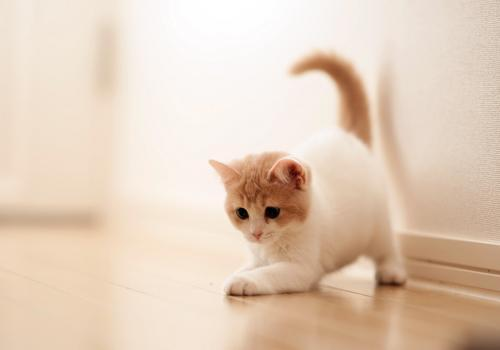
#> input picture Modules/Pillow/cat.jpg, 500 x 350 px
$ python multiple.py
#> lines starting #> are read from the running program, lines starting #| are printed output that depends on the picture
from PIL import Image, ImageFilter, ImageOps

img = Image.open('./cat.jpg')
#> img is the input picture: PIL image 500x350 RGB; mean R, G, B 227.3, 206, 186.9

# cropping the body area of the cat
img = img.crop((200, 125, 420, 310))
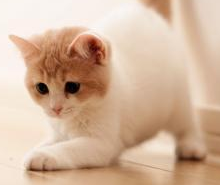
#> img: PIL image 220x185 RGB; mean R, G, B 210.9, 180.4, 156.2
# Blurring the image
img = img.filter(ImageFilter.GaussianBlur(6))
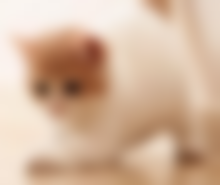
#> img: PIL image 220x185 RGB; mean R, G, B 210.9, 180.4, 156.2
# then mirroring the image
img = ImageOps.mirror(img)
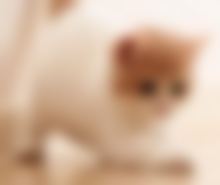
#> img: PIL image 220x185 RGB; mean R, G, B 210.9, 180.4, 156.2
# and converting the image into black and white in the end
img = img.convert(mode='L')
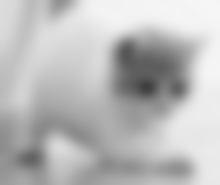
#> img: PIL image 220x185 L; min 62, max 246, mean 186.8

img.show()
